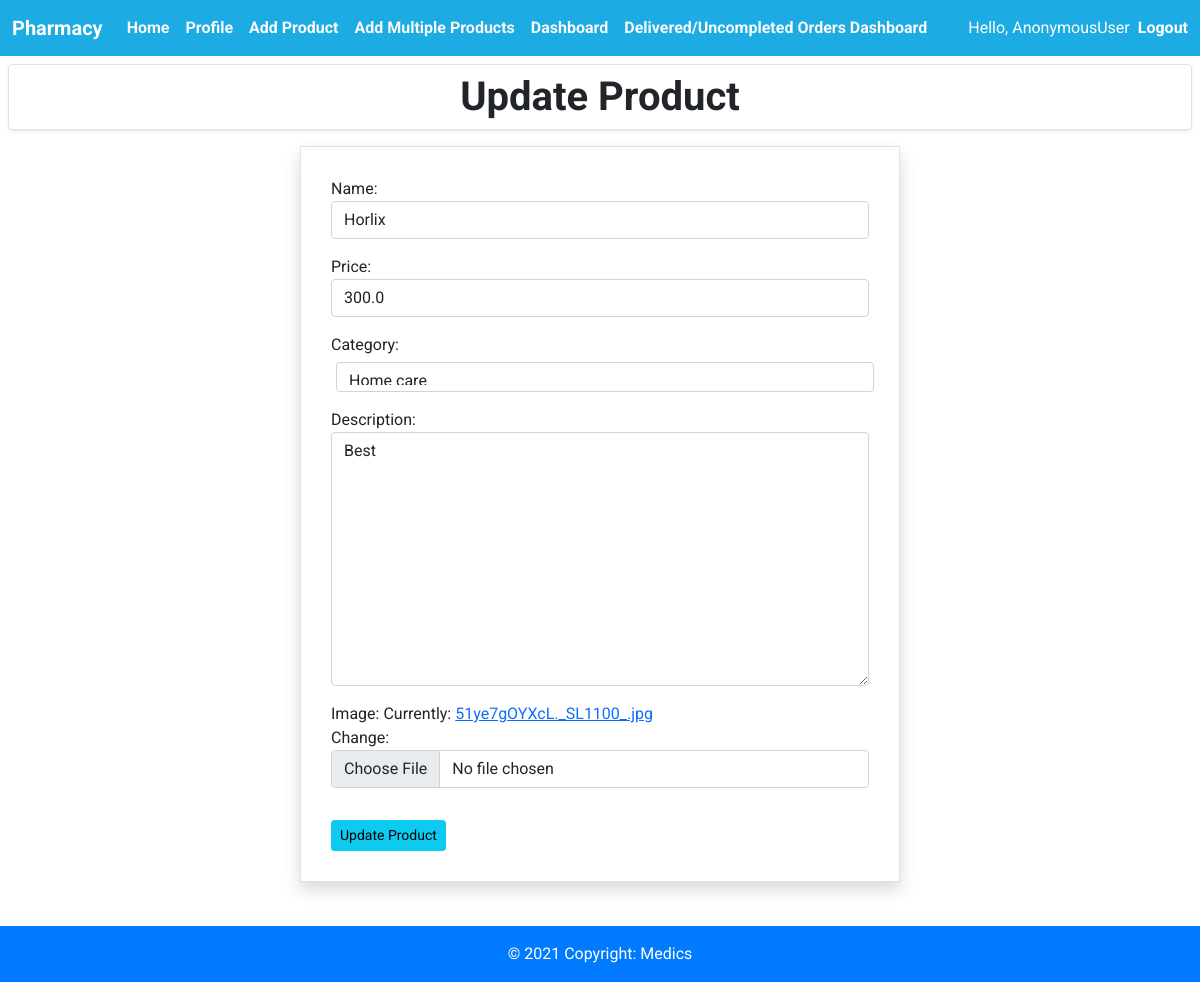
Page /pharmacy/product/edit/1 on the earlier database version.
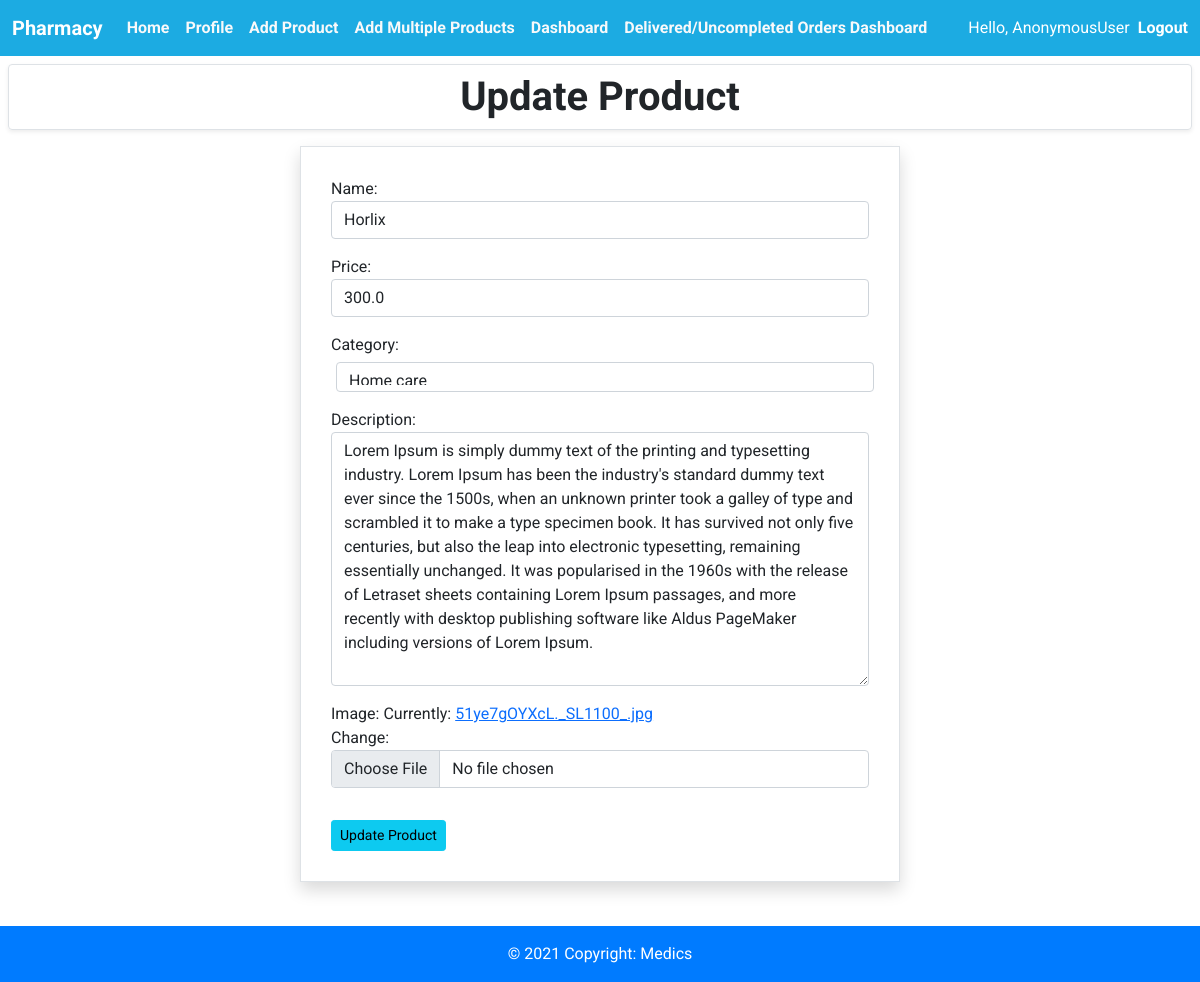
Same page on the later database version.
### pharmacy/models.py (models this page shows, shortened)
class Product(models.Model):
    shop = models.ForeignKey(Pharmacy, on_delete=models.CASCADE, default=1)
    name = models.CharField(max_length=200, null=True)
    price = models.FloatField(null=True)
    category = models.ForeignKey(Category, on_delete=models.CASCADE, default=1)
    description = models.TextField(null=True, blank=True)
    date_created = models.DateTimeField(auto_now_add=True, null=True)
    image = models.ImageField(null=True, blank=True,
                              default='productdefault.png')

class Category(models.Model):
    name = models.CharField(max_length=20)
    def __str__(self):
        return self.name

### pharmacy/views.py (the view)
# urls.py: path('pharmacy/product/edit/<str:id>', views.pharmacyProductUpdate,
def pharmacyProductUpdate(request, id):
    product = Product.objects.get(id=id)
    form = CreateProductForm(instance=product)
    if request.method == 'POST':
        form = CreateProductForm(request.POST, instance=product)
        if form.is_valid():
            form.save()
        return redirect('pharmacy_home')
    context = {'form': form}
    return render(request, 'pharmacy/pharmacyProductUpdate.html', context)

### pharmacy/form.py
class CreateProductForm(ModelForm):
    class Meta:
        model = Product
        fields = ['name', 'price', 'category', 'description', 'image']
        widgets = {
            'name': forms.TextInput(attrs={'class': 'form-control'}),
            'price': forms.NumberInput(attrs={'class': 'form-control'}),
            'category': forms.Select(attrs={'class': 'form-control'}),
            'description': forms.Textarea(attrs={'class': 'form-control'}),
            'image': forms.ClearableFileInput(attrs={'class': 'form-control', 'accept': 'image/*'}),
        }

### pharmacy/templates/pharmacy/pharmacyProductUpdate.html (shortened to what this page needs)
{%extends 'pharmacy/pharmacyBase.html'%}
{%block content%}
<h1 class="text-center border rounded m-2 shadow-sm fw-bold py-2 ">Update Product</h1>
<div class="container add-product  border shadow mt-3 ">
    <form method="POST">
        <div class="form-group edit-product">
            {{form.as_p}}
        </div>
        <input type="submit" value="Update Product" class="btn btn-info btn-sm mt-3">
    </form>
</div>
{%endblock%}

Differences in the rows shown:
changed Product "Home care": description "Best" → "Lorem Ipsum is simply dummy text of the printing and typesetting industry. Lorem Ipsum has been the industry's standard dummy text ever since the 1500s, when an unknown printer took a galley of type and scrambled it to make a type specimen book. It has survived not only five centuries, but also the leap into electronic typesetting, remaining essentially unchanged. It was popularised in the 1960s with the release of Letraset sheets containing Lorem Ipsum passages, and more recently with desktop publishing software like Aldus PageMaker including versions of Lorem Ipsum."
